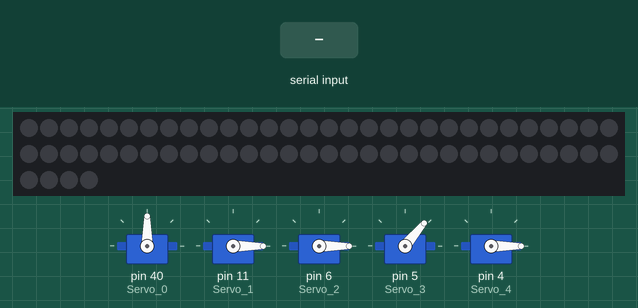
Simulated run of this sketch. Board: Arduino Mega 2560, built with avr-gcc and run on an emulated ATmega2560. Parts: 5 × servo, 64 RGB LEDs in strip order, left to right, continuing on the next row. The inputs (shaded band) are chosen by the test bench.

Above: at 1.2 s.
1.3 s: "0\n" received over Serial
At 1.46 s:
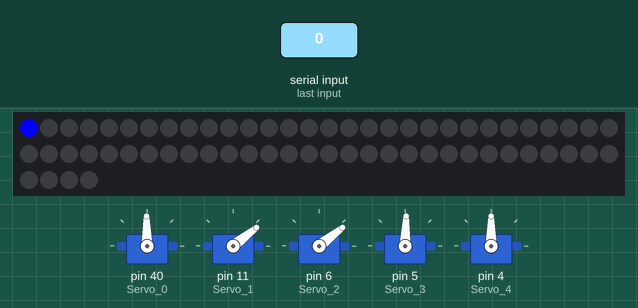
At 3.9 s:
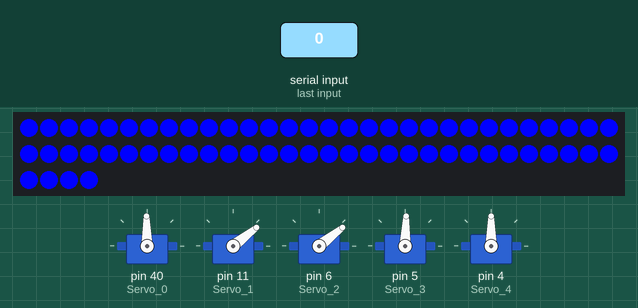
4.1 s: "1\n" received over Serial
At 5.26 s:
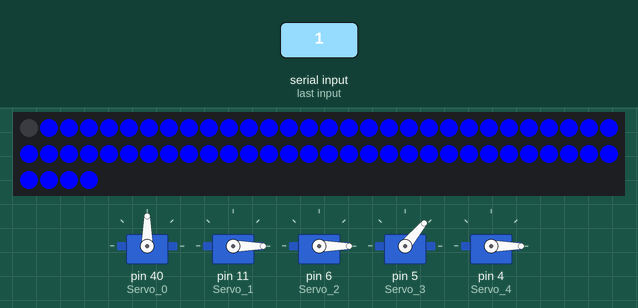
Timing chart, 0 to 7.1 s (numbered marks = the images above; inputs shaded):
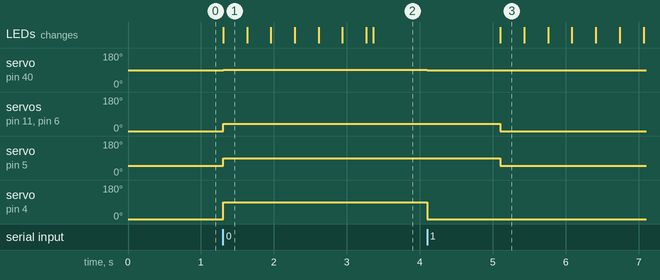

The sketch:

Motor_Final.ino
```cpp
#include<Servo.h> //Servo 라이브러리를 추가
#include <Adafruit_NeoPixel.h>

#ifdef __AVR__
#include <avr/power.h> // Required for 16 MHz Adafruit Trinket
#endif

#define Servo_0 40
#define Servo_1 11
#define Servo_2 6
#define Servo_3 5
#define Servo_4 4
#define PIN       42
#define NUMPIXELS 64 //Popular NeoPixel ring size
#define DELAYVAL  30 //Time (in milliseconds) to pause between pixels

Servo servo0;        //Servo 클래스로 servo객체 생성
Servo servo1;
Servo servo2;
Servo servo3;
Servo servo4;
Adafruit_NeoPixel pixels(NUMPIXELS, PIN, NEO_GRB + NEO_KHZ800);

char move[3];
int index = 0;
int Z_angle = 90;
int A_angle = 40;
int B_angle = 40;
int C_angle = 50;
int D_angle = 90;
bool flag = false;

void setup() {
  Serial.begin(9600);

  servo0.attach(Servo_0);
  servo0.write(90);
  servo1.attach(Servo_1);
  servo1.write(0);
  servo2.attach(Servo_2);
  servo2.write(0);
  servo3.attach(Servo_3);
  servo3.write(50);
  servo4.attach(Servo_4);
  servo4.write(0);

  pixels.begin();            // INITIALIZE NeoPixel strip object (REQUIRED)
  pixels.show();             // 네오픽셀에 빛을 출력하기 위한 것인데 여기서는 모든 네오픽셀을 OFF하기 위해서 사용한다.
  pixels.setBrightness(255); // 네오픽셀의 밝기 설정(최대 255까지 가능)
}
// ex)'A.45.\n' : 서보선택/각도
void loop() {
  if (flag == true)
  {
    //angle = (int)move[1];

    switch (move[0]) {
      case 'Z':
        SER_0();
        break;
      case 'A':
        SER_1();
        break;
      case 'B':
        SER_2();
        break;
      case 'C':
        SER_3();
        break;
      case 'D':
        SER_4();
        break;
      case '0':
        SET_ON();
        break;
      case '1':
        SET_OFF();
        break;
    }
    //delay(10);
    //Serial.write("ok\n");
    flag = false;
  }
}

void serialEvent()
{
  char myChar = (char)Serial.read();
  move[index] = myChar;
  index++;
  if (myChar == '\n')
  {
    flag = true;
    index = 0;

    //Serial.print(move[0]);
    //Serial.print(move[1]);
    //Serial.print(move[2]);
  }
}
void SET_ON()
{
  servo0.write(91);
  servo2.write(38);
  //delay(2000);
  servo1.write(38);
  servo3.write(88);
  servo4.write(90);

  Z_angle = 91;
  A_angle = 38;
  B_angle = 38;
  C_angle = 88;
  D_angle = 90;

  for (int i = 0; i < NUMPIXELS; i++) // For each pixel...
  {
    pixels.setPixelColor(i, pixels.Color(0,0,255));
    pixels.show();   // Send the updated pixel colors to the hardware.
    delay(DELAYVAL); // Pause before next pass through loop
  }
}
void SET_OFF()
{
  servo4.write(0);
  servo0.write(90);
  delay(1000);
  servo1.write(0);
  servo2.write(0);
  servo3.write(50);

  Z_angle = 90;
  A_angle = 0;
  B_angle = 0;
  C_angle = 50;
  D_angle = 0;
  for (int i = 0; i < NUMPIXELS; i++) // For each pixel...
  {
    pixels.setPixelColor(i, pixels.Color(0,0,0));
    pixels.show();   // Send the updated pixel colors to the hardware.
    delay(DELAYVAL); // Pause before next pass through loop
  }
}

/*CHANGE------------------------------------------------------------*/
void SER_0()
{
  if (move[1] == 'i') {
    Z_angle += 2;
    if (Z_angle > 180) Z_angle = 179;
    servo0.write(Z_angle);
  }
  else if (move[1] == 'j') {
    Z_angle -= 2;
    if (Z_angle < 0) Z_angle = 0;
    servo0.write(Z_angle);
  }
}
void SER_1()
{
  if (move[1] == 'i') {
    A_angle += 2;
    if (A_angle > 110) A_angle = 110;
    servo1.write(A_angle);
  }
  else if (move[1] == 'j') {
    A_angle -= 2;
    if (A_angle < 20) A_angle = 20;
    servo1.write(A_angle);
  }
}
void SER_2()
{
  if (move[1] == 'i') {
    B_angle += 2;
    if (B_angle > 120) B_angle = 120;
    servo2.write(B_angle);
  }
  else if (move[1] == 'j') {
    B_angle -= 2;
    if (B_angle < 0) B_angle = 0;
    servo2.write(B_angle);
  }
}
void SER_3()
{
  if (move[1] == 'i') {
    //C_angle+=2;
    //if (B_angle < 100)
    C_angle++;
    servo3.write(C_angle);
  }
  else if (move[1] == 'j') {
    //C_angle-=2;
    //if (B_angle > 0)
    C_angle--;
    servo3.write(C_angle);
  }
}
void SER_4()
{
  if (move[1] == 'i') {
    D_angle += 1;
    //if(D_angle > 180) D_angle = 179;
    servo4.write(D_angle);
  }
  else if (move[1] == 'j') {
    D_angle -= 1;
    //if(D_angle < 0) D_angle = 0;
    servo4.write(D_angle);
  }
}
```

Measured:
- after the input at 1.3 s, servo on pin 40 (Servo_0): 90° → 91° at once; servo on pin 11 (Servo_1), servo on pin 6 (Servo_2): 0° → 38° at once; servo on pin 5 (Servo_3): 50° → 88° at once; servo on pin 4 (Servo_4): 0° → 90° at once; the LEDs: change at once (image 1)
- after the input at 4.1 s, servo on pin 40 (Servo_0): 91° → 90° at once; servo on pin 11 (Servo_1), servo on pin 6 (Servo_2): 38° → 0° after 1.0 s; servo on pin 5 (Servo_3): 88° → 50° after 1.0 s; servo on pin 4 (Servo_4): 90° → 0° at once; the LEDs: change after 1.0 s (image 3)
